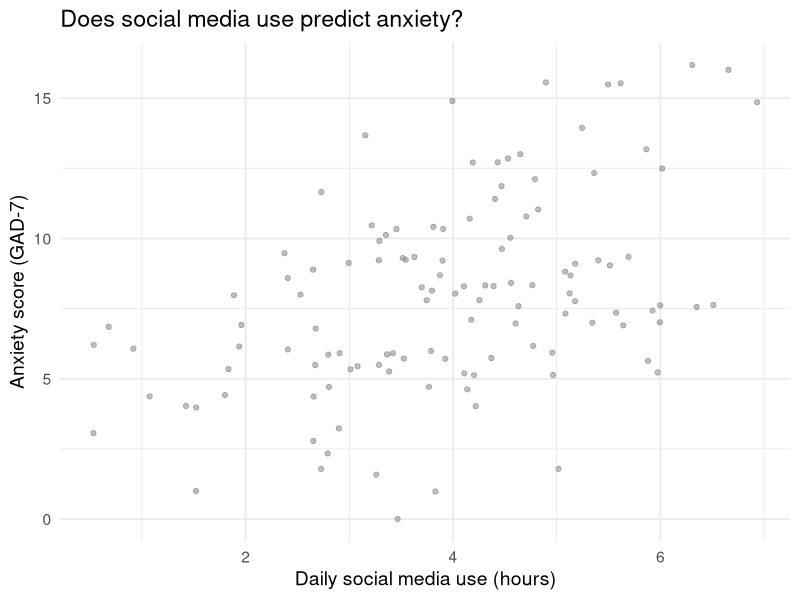
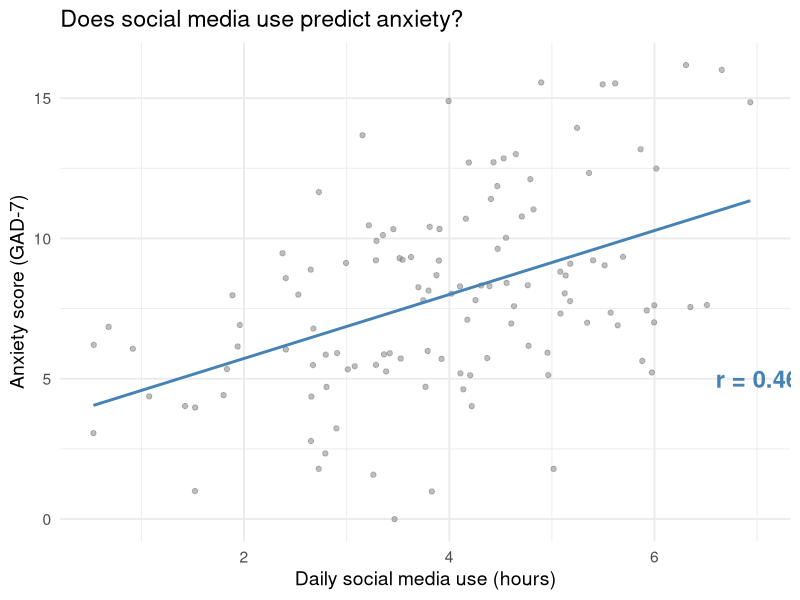
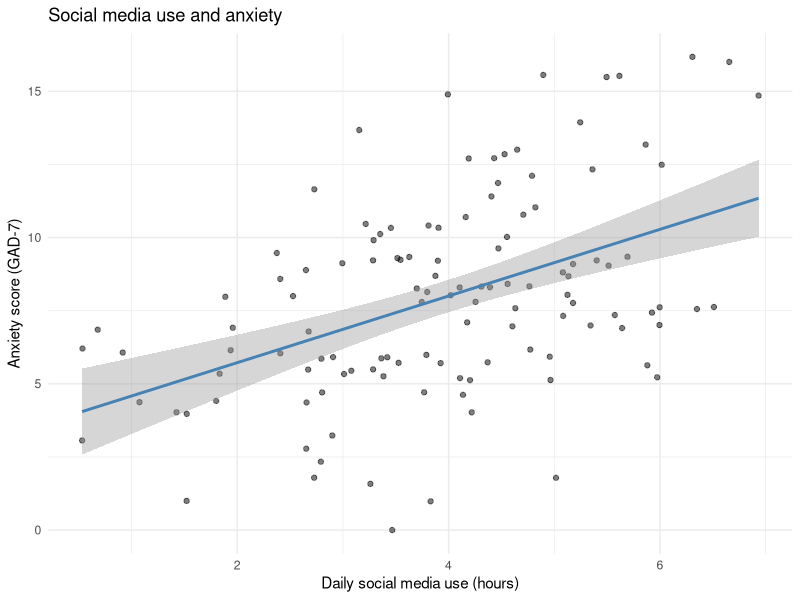
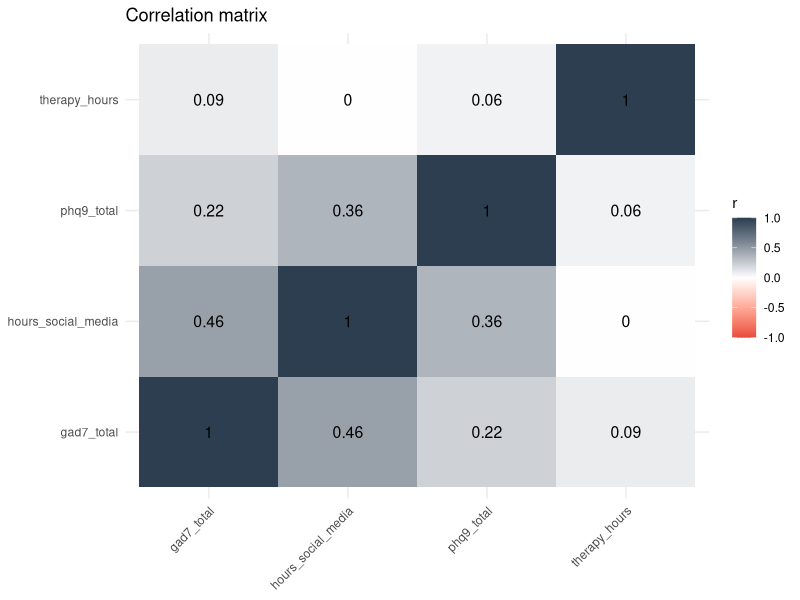
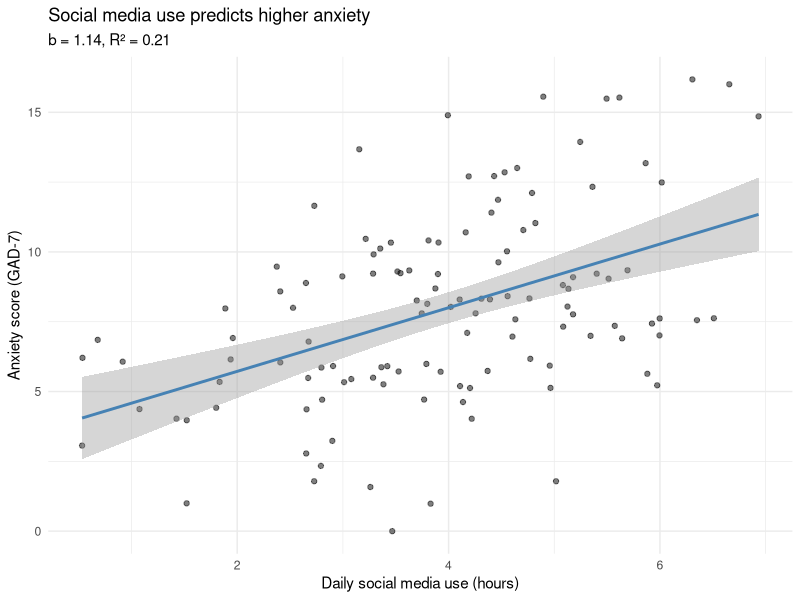

Here is the R script that generated these plots, in order:
## ---- chunk 1
#| include: false
library(tidyverse)
library(broom)
## ---- chunk 2
#| echo: false
#| fig-width: 8
#| fig-height: 4
set.seed(410)
study_data <- tibble(
  participant_id = 1:120,
  hours_social_media = rnorm(120, 4, 1.5),
  gad7_total = 3 + 1.2 * hours_social_media + rnorm(120, 0, 3),
  phq9_total = 5 + 0.8 * hours_social_media + rnorm(120, 0, 4),
  therapy_hours = rnorm(120, 12, 4),
  depression_post = 25 - 0.9 * therapy_hours + rnorm(120, 0, 3)
) |>
  mutate(across(c(gad7_total, phq9_total, depression_post), ~ pmax(.x, 0)))

ggplot(study_data, aes(x = hours_social_media, y = gad7_total)) +
  geom_point(alpha = 0.5, color = "gray50") +
  labs(
    title = "Does social media use predict anxiety?",
    x = "Daily social media use (hours)",
    y = "Anxiety score (GAD-7)"
  ) +
  theme_minimal(base_size = 14)
## ---- chunk 3
#| echo: false
#| fig-width: 8
#| fig-height: 4
r_val <- cor(study_data$hours_social_media, study_data$gad7_total)

ggplot(study_data, aes(x = hours_social_media, y = gad7_total)) +
  geom_point(alpha = 0.5, color = "gray50") +
  geom_smooth(method = "lm", color = "steelblue", se = FALSE) +
  annotate("text", x = 7, y = 5,
           label = paste0("r = ", round(r_val, 2)),
           size = 6, color = "steelblue", fontface = "bold") +
  labs(
    title = "Does social media use predict anxiety?",
    x = "Daily social media use (hours)",
    y = "Anxiety score (GAD-7)"
  ) +
  theme_minimal(base_size = 14)
## ---- chunk 4
cor(study_data$hours_social_media, study_data$gad7_total)
## ---- chunk 5
# You can also use it inside a pipeline
study_data |>
  summarize(r = cor(hours_social_media, gad7_total))
## ---- chunk 6
#| output-location: slide
ggplot(study_data, aes(x = hours_social_media, y = gad7_total)) +
  geom_point(alpha = 0.5) +
  geom_smooth(method = "lm", color = "steelblue") +
  labs(
    title = "Social media use and anxiety",
    x = "Daily social media use (hours)",
    y = "Anxiety score (GAD-7)"
  ) +
  theme_minimal()
## ---- chunk 7
cor.test(study_data$hours_social_media, study_data$gad7_total)
## ---- chunk 8
study_data |>
  select(hours_social_media, gad7_total, phq9_total, therapy_hours) |>
  cor(use = "complete.obs") |>
  round(2)
## ---- chunk 9
#| output-location: slide
#| fig-width: 6
#| fig-height: 5
cor_matrix <- study_data |>
  select(hours_social_media, gad7_total, phq9_total, therapy_hours) |>
  cor(use = "complete.obs")

# Manual heatmap with ggplot
cor_matrix |>
  as.data.frame() |>
  rownames_to_column("var1") |>
  pivot_longer(-var1, names_to = "var2", values_to = "r") |>
  ggplot(aes(x = var1, y = var2, fill = r)) +
  geom_tile() +
  geom_text(aes(label = round(r, 2)), size = 4) +
  scale_fill_gradient2(low = "#e74c3c", mid = "white", high = "#2c3e50",
                       midpoint = 0, limits = c(-1, 1)) +
  labs(title = "Correlation matrix", x = NULL, y = NULL) +
  theme_minimal() +
  theme(axis.text.x = element_text(angle = 45, hjust = 1))
## ---- chunk 10
#| echo: false
#| fig-width: 8
#| fig-height: 3.5
tibble(
  example = c("Ice cream sales & drowning deaths",
              "Shoe size & reading ability",
              "Social media & anxiety"),
  explanation = c("Both increase in summer (confound: temperature)",
                  "Both increase with age (confound: development)",
                  "Anxious people may seek social media for comfort (reverse causation)")
) |>
  knitr::kable(col.names = c("Correlation", "Why it's not causal"))
## ---- chunk 11
model <- lm(gad7_total ~ hours_social_media, data = study_data)
## ---- chunk 12
summary(model)
## ---- chunk 13
#| echo: false
tidy(model) |>
  mutate(
    meaning = c(
      "Predicted anxiety when social media = 0 hours",
      "For each additional hour of social media, anxiety increases by this much"
    )
  ) |>
  select(term, estimate, p.value, meaning) |>
  knitr::kable(digits = 3, col.names = c("Term", "Estimate", "p-value", "In plain language"))
## ---- chunk 14
glance(model)$r.squared
## ---- chunk 15
#| output-location: slide
ggplot(study_data, aes(x = hours_social_media, y = gad7_total)) +
  geom_point(alpha = 0.5) +
  geom_smooth(method = "lm", color = "steelblue") +
  labs(
    title = "Social media use predicts higher anxiety",
    subtitle = paste0("b = ", round(tidy(model)$estimate[2], 2),
                      ", R² = ", round(glance(model)$r.squared, 2)),
    x = "Daily social media use (hours)",
    y = "Anxiety score (GAD-7)"
  ) +
  theme_minimal()
## ---- chunk 16
tidy(model)
## ---- chunk 17
tidy(model) |>
  knitr::kable(digits = 3)
## ---- chunk 18
glance(model) |>
  select(r.squared, adj.r.squared, sigma, p.value) |>
  knitr::kable(digits = 3)
